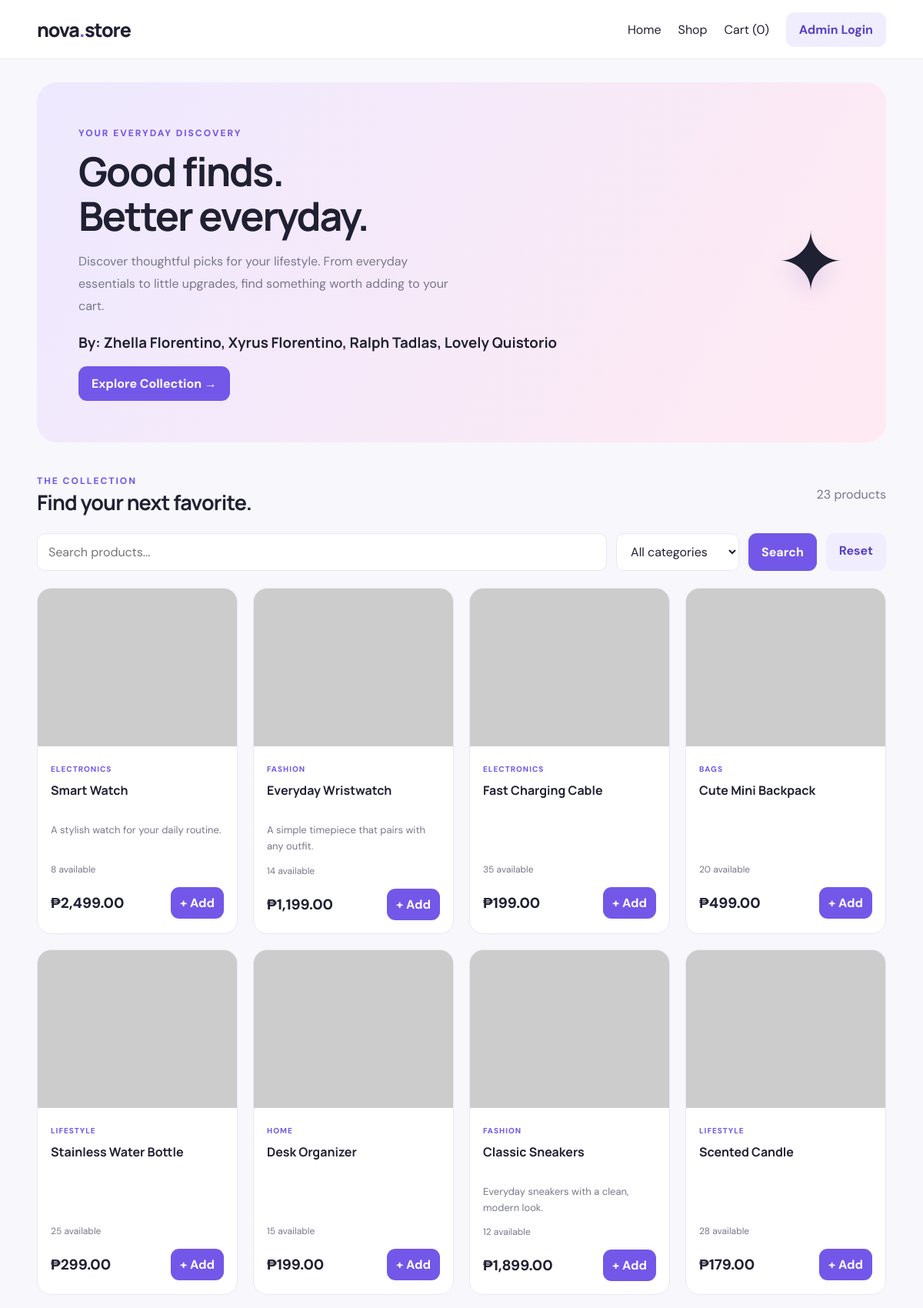
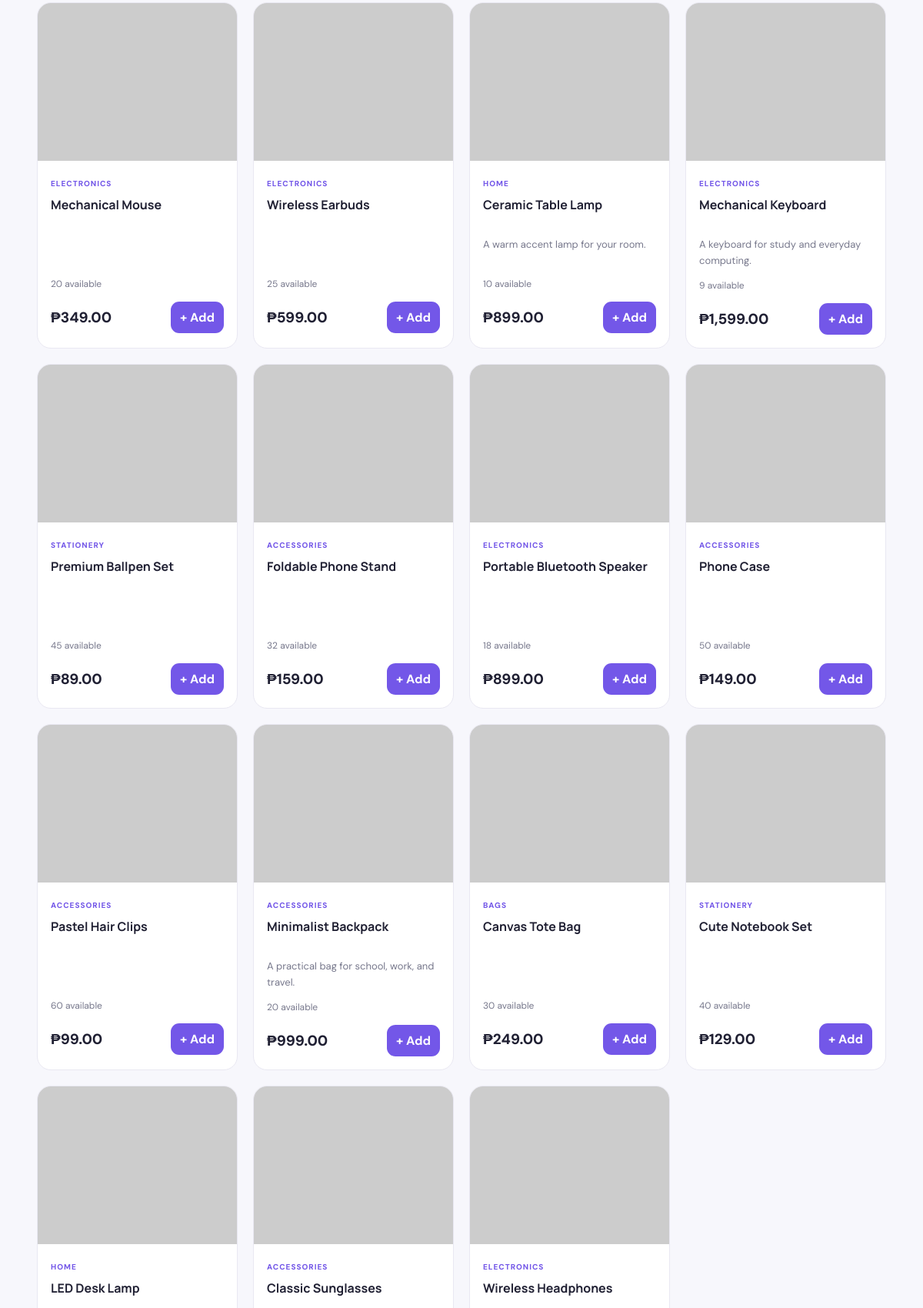
The page / (upper part) on the database its author committed (2 pictures, top to bottom).
### tables this page shows
CREATE TABLE `products` (
  `id` int(11) NOT NULL,
  `name` varchar(150) NOT NULL,
  `category` varchar(100) NOT NULL,
  `description` text DEFAULT NULL,
  `price` decimal(10,2) NOT NULL,
  `stock` int(11) NOT NULL DEFAULT 0,
  `image` varchar(255) DEFAULT NULL,
  `created_at` timestamp NOT NULL DEFAULT current_timestamp()
);

### index.php (the view, shortened to what this page needs)
<?php
require "db.php";
$search = trim($_GET["search"] ?? "");
$sql = "SELECT * FROM products WHERE 1=1";
$params = [];
$sql .= " ORDER BY RAND()";
$stmt = $pdo->prepare($sql);
$stmt->execute($params);
$products = $stmt->fetchAll();
$cartCount = array_sum($_SESSION["cart"]);
?>
<!DOCTYPE html>
<html lang="en">
<head>
    <link rel="stylesheet" href="style.css">
</head>
<body>
<nav class="navbar">
    <div class="container nav-inner">
        <a class="brand" href="index.php">nova<span>.</span>store</a>
        <div class="nav-links">
            <a href="index.php">Home</a>
            <a href="#products">Shop</a>
            <a href="cart.php">Cart (<?= $cartCount ?>)</a>
            <a class="btn btn-light" href="login.php">Admin Login</a>
        </div>
    </div>
</nav>
<main class="container">
    <section class="hero">
        <div>
            <span class="eyebrow">YOUR EVERYDAY DISCOVERY</span>
            <h1>Good finds.<br>Better everyday.</h1>
            <p>
                Discover thoughtful picks for your lifestyle.
                From everyday essentials to little upgrades,
                find something worth adding to your cart.  </p>
            <h3>By: Zhella Florentino,
            Xyrus Florentino,
            Ralph Tadlas,
            Lovely Quistorio</h3>
            <a class="btn" href="#products">Explore Collection →</a>
        </div>
        <div class="hero-art">✦</div>
    </section>
    <section id="products">
        <div class="section-heading">
            <div>
                <span class="eyebrow">THE COLLECTION</span>
                <h2>Find your next favorite.</h2>
            </div>
            <span class="muted"><?= count($products) ?> products</span>
        </div>
        <form class="toolbar" method="GET">
            <input
                type="search"
                name="search"
                placeholder="Search products..."
                value="<?= htmlspecialchars($search) ?>"
            >
            <select name="category">
                <option value="">All categories</option>
            </select>
            <button type="submit">Search</button>
            <a class="btn btn-light" href="index.php">Reset</a>
        </form>
        <div class="product-grid">
            <?php foreach ($products as $p): ?>
                <article class="product-card">
                    <img
                        class="product-image"
                        src="<?= htmlspecialchars($p["image"] ?: "https://placehold.co/600x400?text=Product") ?>"
                        alt="<?= htmlspecialchars($p["name"]) ?>"
                        loading="lazy"
                        onerror="this.onerror=null;this.src='https://placehold.co/600x400?text=Product';"
                    >
                    <div class="product-info">
                        <span class="category">
                            <?= htmlspecialchars($p["category"]) ?>
                        </span>
                        <h3><?= htmlspecialchars($p["name"]) ?></h3>
                        <p class="description">
                            <?= htmlspecialchars($p["description"] ?? "") ?>
                        </p>
                        <p class="stock">
                            <?= (int)$p["stock"] > 0
                                ? (int)$p["stock"] . " available"
                                : "Out of stock" ?>
                        </p>
                        <div class="product-bottom">
                            <span class="price">
                                ₱<?= number_format((float)$p["price"], 2) ?>
                            </span>
                            <?php if ((int)$p["stock"] > 0): ?>
                                <form method="POST">
                                    <button type="submit" name="add_to_cart">
                                        + Add
                                    </button>
                                </form>
                            <?php else: ?>
                                <button disabled>Sold Out</button>
                            <?php endif; ?>
                        </div>
                    </div>
                </article>
            <?php endforeach; ?>
        </div>
    </section>
</main>
</body>
</html>

### style.css (style rules this page uses)
:root { --primary: #7357e8; --primary-dark: #5940c6; --pink: #f5a7c7; --ink: #202033; --muted: #77788c; --surface: #ffffff; --background: #f7f7fc; --border: #e9e8f2; --success: #16845b; --danger: #d94058; --radius: 18px; --shadow: 0 12px 35px rgba(36, 26, 78, .07); }
* { box-sizing: border-box; }
body { margin: 0; background: var(--background); color: var(--ink); font-family: 'DM Sans', sans-serif; }
h1, h2, h3, .brand { font-family: 'Manrope', sans-serif; }
a { text-decoration: none; color: inherit; }
button, input, select, textarea { font: inherit; }
button, .btn { border: 0; border-radius: 11px; padding: 12px 17px; background: var(--primary); color: white; cursor: pointer; font-weight: 700; transition: .2s ease; display: inline-block; text-align: center; }
.btn-light { background: #f0edff; color: var(--primary-dark); }
.container { width: min(1180px, 92%); margin: auto; }
.navbar { background: rgba(255, 255, 255, .94); border-bottom: 1px solid var(--border); position: sticky; top: 0; z-index: 10; backdrop-filter: blur(12px); }
.nav-inner { min-height: 76px; display: flex; align-items: center; justify-content: space-between; gap: 20px; }
.brand { font-size: 25px; font-weight: 800; letter-spacing: -1px; }
.brand span { color: var(--primary); }
.nav-links { display: flex; gap: 22px; align-items: center; flex-wrap: wrap; }
.hero { margin: 30px auto; padding: 54px; min-height: 290px; border-radius: 26px; background: linear-gradient(120deg, #eee9ff, #ffeaf2); display: flex; align-items: center; justify-content: space-between; gap: 25px; overflow: hidden; }
.hero h1 { font-size: clamp(32px, 5vw, 52px); line-height: 1.12; letter-spacing: -2px; margin: 12px 0; max-width: 580px; }
.hero p { color: var(--muted); line-height: 1.8; max-width: 500px; }
.hero-art { font-size: 105px; filter: drop-shadow(0 15px 12px #8e76c933); }
.eyebrow { color: var(--primary); font-size: 12px; font-weight: 800; letter-spacing: 2px; text-transform: uppercase; }
.section-heading { display: flex; align-items: center; justify-content: space-between; gap: 20px; margin: 38px 0 20px; }
.section-heading h2 { margin: 0; font-size: 27px; letter-spacing: -.8px; }
.muted { color: var(--muted); }
.toolbar { display: flex; gap: 12px; flex-wrap: wrap; margin: 22px 0; }
.toolbar input { flex: 1; min-width: 190px; }
input, select, textarea { width: 100%; padding: 12px 14px; border: 1px solid var(--border); border-radius: 10px; background: white; color: var(--ink); outline: none; }
.toolbar select { width: auto; min-width: 160px; }
.product-grid { display: grid; grid-template-columns: repeat(4, minmax(0, 1fr)); gap: 20px; }
.product-card { background: var(--surface); border: 1px solid var(--border); border-radius: var(--radius); overflow: hidden; transition: .25s ease; min-width: 0; }
.product-image { width: 100%; height: 205px; object-fit: cover; background: #f0eef8; display: block; }
.product-info { padding: 17px; }
.category { color: var(--primary); text-transform: uppercase; font-size: 10px; font-weight: 800; letter-spacing: 1px; }
.product-info h3 { font-size: 16px; margin: 8px 0; min-height: 40px; }
.description { font-size: 13px; color: var(--muted); line-height: 1.6; min-height: 40px; }
.product-bottom { display: flex; align-items: center; justify-content: space-between; gap: 10px; margin-top: 15px; }
.price { font-size: 19px; font-weight: 800; color: var(--ink); }
.stock { font-size: 12px; color: var(--muted); margin: 8px 0; }
.product-bottom form { margin: 0; }
.product-bottom button { padding: 10px 12px; }

### rows shown on the page
products: category "ELECTRONICS", name "Smart Watch", description "A stylish watch for your daily routine.", stock "8", price "2,499.00"
products: category "FASHION", name "Everyday Wristwatch", description "A simple timepiece that pairs with any outfit.", stock "14", price "1,199.00"
products: category "ELECTRONICS", name "Fast Charging Cable", stock "35", price "199.00"
products: category "BAGS", name "Cute Mini Backpack", stock "20", price "499.00"
products: category "LIFESTYLE", name "Stainless Water Bottle", stock "25", price "299.00"
products: category "HOME", name "Desk Organizer", stock "15", price "199.00"
products: category "FASHION", name "Classic Sneakers", description "Everyday sneakers with a clean, modern look.", stock "12", price "1,899.00"
products: category "LIFESTYLE", name "Scented Candle", stock "28", price "179.00"
products: category "ELECTRONICS", name "Mechanical Mouse", stock "20", price "349.00"
products: category "ELECTRONICS", name "Wireless Earbuds", stock "25", price "599.00"
products: category "HOME", name "Ceramic Table Lamp", description "A warm accent lamp for your room.", stock "10", price "899.00"
products: category "ELECTRONICS", name "Mechanical Keyboard", description "A keyboard for study and everyday computing.", stock "9", price "1,599.00"
products: category "STATIONERY", name "Premium Ballpen Set", stock "45", price "89.00"
products: category "ACCESSORIES", name "Foldable Phone Stand", stock "32", price "159.00"
products: category "ELECTRONICS", name "Portable Bluetooth Speaker", stock "18", price "899.00"
products: category "ACCESSORIES", name "Phone Case", stock "50", price "149.00"
products: category "ACCESSORIES", name "Pastel Hair Clips", stock "60", price "99.00"
products: category "ACCESSORIES", name "Minimalist Backpack", description "A practical bag for school, work, and travel.", stock "20", price "999.00"
products: category "BAGS", name "Canvas Tote Bag", stock "30", price "249.00"
products: category "STATIONERY", name "Cute Notebook Set", stock "40", price "129.00"
products: category "HOME", name "LED Desk Lamp"
products: category "ACCESSORIES", name "Classic Sunglasses"
products: category "ELECTRONICS", name "Wireless Headphones"

### other values the page prints
$cartCount "0"
count($products) "23"
